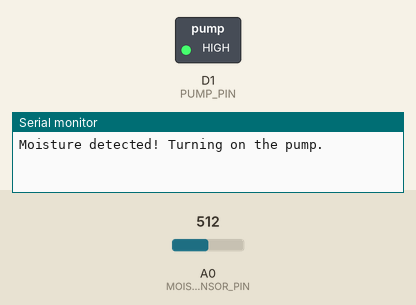
A sketch run on a simulated ESP8266 (NodeMCU). Shown: switched loads named in the sketch (green lamp = pin HIGH), the last lines printed to the serial monitor. The test bench sets the inputs (shaded band); at power-on: A0 (MOISTURE_SENSOR_PIN) = 512. WiFi joins after 1.5 s; servers stay silent unless stated.

Above: at 3.0 s.
3.1 s: A0 (MOISTURE_SENSOR_PIN) set to 484
At 4.4 s:
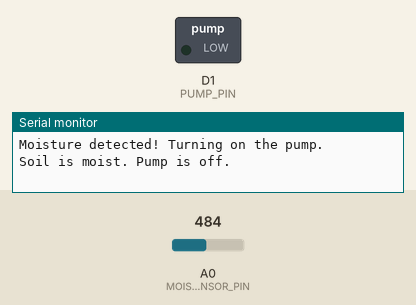
6.3 s: A0 (MOISTURE_SENSOR_PIN) set to 510
At 7.9 s:
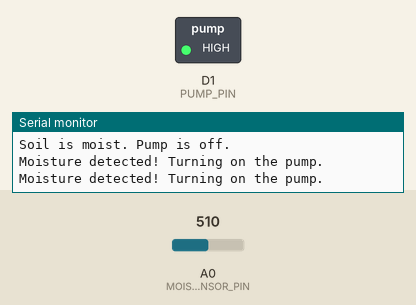
8.3 s: A0 (MOISTURE_SENSOR_PIN) set to 490
At 9.4 s:
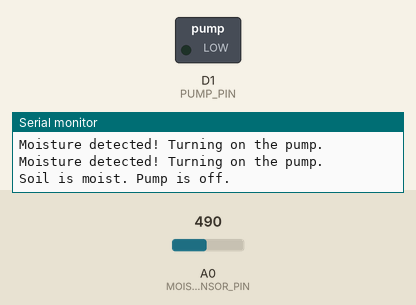
Timing chart, 0 to 11.3 s (numbered marks = the images above; inputs shaded):
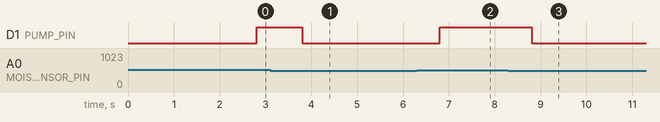

The sketch:

pump_sensor.ino
```cpp
#define BLYNK_TEMPLATE_ID "TMPL24u1nS5_d"
#define BLYNK_TEMPLATE_NAME "Agriculture"

#include <ESP8266WiFi.h>
#include <BlynkSimpleEsp8266.h>


// Blynk authentication token and WiFi credentials
char auth[] = "x5UKdAPqJM-kocN5MrT3FZb8Abyf-uLp";
char ssid[] = "Wegner";
char pass[] = "Wegner123!";

#define PUMP_PIN D1
#define MOISTURE_SENSOR_PIN A0

BlynkTimer timer;

void setup() {
  pinMode(PUMP_PIN, OUTPUT);
  Serial.begin(9600);
  Blynk.begin(auth, ssid, pass);
  timer.setInterval(1000L, checkMoisture); // Check moisture every second
}

void loop() {
  Blynk.run();
  timer.run();
}

void checkMoisture() {
  int moistureValue = analogRead(MOISTURE_SENSOR_PIN);

  if (moistureValue < 500) { // Adjust threshold as needed
    Serial.println("Soil is moist. Pump is off.");
    digitalWrite(PUMP_PIN, LOW); // Turn off the pump
    Blynk.virtualWrite(V3, LOW); // Write LOW to Virtual Pin V3 to turn off the pump in Blynk app
  } else {
    Serial.println("Moisture detected! Turning on the pump.");
    digitalWrite(PUMP_PIN, HIGH); // Turn on the pump
    Blynk.virtualWrite(V3, HIGH); // Write HIGH to Virtual Pin V3 to turn on the pump in Blynk app
  }
}
```

Measured:
- the behaviour switches between 500 and 499 on A0 (MOISTURE_SENSOR_PIN) (found by bisection; images 0 and 1)
- after the input at 3.1 s, D1 (PUMP_PIN): HIGH → LOW after 0.70 s
- after the input at 6.3 s, D1 (PUMP_PIN): LOW → HIGH after 0.50 s
- after the input at 8.3 s, D1 (PUMP_PIN): HIGH → LOW after 0.50 s
